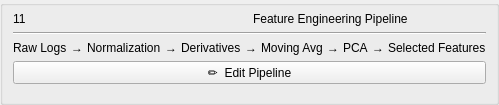
          <widget class="QGroupBox" name="grpFeatEngPipeline">
           <property name="title"><string></string></property>
           <layout class="QVBoxLayout" name="s11VL">
            <property name="spacing"><number>6</number></property>
            <property name="leftMargin">
      <number>10</number>
     </property>
     <property name="topMargin">
      <number>6</number>
     </property>
     <property name="rightMargin">
      <number>10</number>
     </property>
     <property name="bottomMargin">
      <number>8</number>
     </property>
            <item>
             <layout class="QHBoxLayout" name="s11TitleHL">
              <property name="spacing"><number>6</number></property>
              <item><widget class="QLabel" name="sec11Num"><property name="objectName"><string>secNum</string></property><property name="text"><string>11</string></property></widget></item>
              <item><widget class="QLabel" name="sec11Title"><property name="objectName"><string>secTitle</string></property><property name="text"><string>Feature Engineering Pipeline</string></property></widget></item>
             </layout>
            </item>
            <item><widget class="QFrame" name="s11Div"><property name="frameShape"><enum>QFrame::HLine</enum></property><property name="frameShadow"><enum>QFrame::Sunken</enum></property></widget></item>
            <!-- Pipeline steps -->
            <item>
             <layout class="QHBoxLayout" name="s11PipeHL">
              <property name="spacing"><number>4</number></property>
              <item><widget class="QLabel" name="pipe1"><property name="objectName"><string>pipelineStepNormal</string></property><property name="text"><string>Raw Logs</string></property></widget></item>
              <item><widget class="QLabel" name="pipeArr1"><property name="objectName"><string>pipelineArrow</string></property><property name="text"><string>→</string></property></widget></item>
              <item><widget class="QLabel" name="pipe2"><property name="objectName"><string>pipelineStepNormal</string></property><property name="text"><string>Normalization</string></property></widget></item>
              <item><widget class="QLabel" name="pipeArr2"><property name="objectName"><string>pipelineArrow</string></property><property name="text"><string>→</string></property></widget></item>
              <item><widget class="QLabel" name="pipe3"><property name="objectName"><string>pipelineStepNormal</string></property><property name="text"><string>Derivatives</string></property></widget></item>
              <item><widget class="QLabel" name="pipeArr3"><property name="objectName"><string>pipelineArrow</string></property><property name="text"><string>→</string></property></widget></item>
              <item><widget class="QLabel" name="pipe4"><property name="objectName"><string>pipelineStepNormal</string></property><property name="text"><string>Moving Avg</string></property></widget></item>
              <item><widget class="QLabel" name="pipeArr4"><property name="objectName"><string>pipelineArrow</string></property><property name="text"><string>→</string></property></widget></item>
              <item><widget class="QLabel" name="pipe5"><property name="objectName"><string>pipelineStepNormal</string></property><property name="text"><string>PCA</string></property></widget></item>
              <item><widget class="QLabel" name="pipeArr5"><property name="objectName"><string>pipelineArrow</string></property><property name="text"><string>→</string></property></widget></item>
              <item><widget class="QLabel" name="pipe6"><property name="objectName"><string>pipelineStepActive</string></property><property name="text"><string>Selected Features</string></property></widget></item>
             </layout>
            </item>
            <item>
             <widget class="QPushButton" name="btnEditPipeline">
              <property name="objectName"><string>btnEditPipeline</string></property>
              <property name="text"><string>✏  Edit Pipeline</string></property>
             </widget>
            </item>
            <item>
             <spacer>
              <property name="orientation"><enum>Qt::Vertical</enum></property>
              <property name="sizeHint" stdset="0"><size><width>20</width><height>10</height></size></property>
             </spacer>
            </item>
           </layout>
          </widget>
